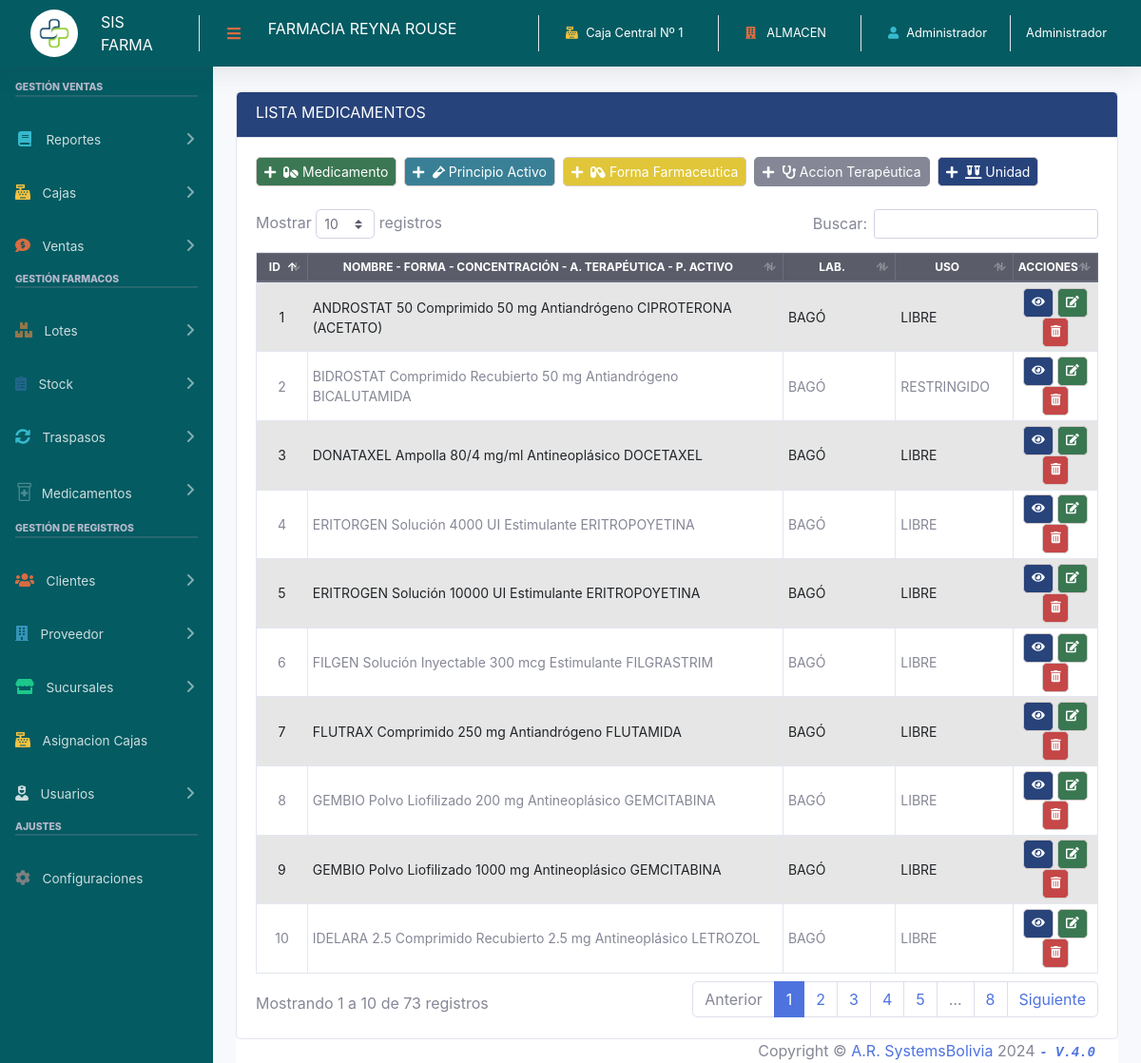
Page /sistema/lista_medicamentos.php (signed in) on the committed database.
### tables this page shows
CREATE TABLE `configuracion` (
  `id` int(11) NOT NULL,
  `nit` int(11) NOT NULL,
  `nombre` varchar(100) NOT NULL,
  `razon_social` varchar(100) NOT NULL,
  `telefono` int(11) NOT NULL,
  `email` varchar(100) NOT NULL,
  `direccion` text NOT NULL,
  `iva` decimal(10,2) NOT NULL
);

CREATE TABLE `medicamento` (
  `idmedicamento` bigint(20) NOT NULL,
  `codmedicamento` varchar(100) NOT NULL,
  `laboratorio` int(11) NOT NULL,
  `nombre` varchar(100) NOT NULL,
  `idpactivo` bigint(20) NOT NULL,
  `idforma` bigint(20) NOT NULL,
  `idacciont` bigint(20) NOT NULL,
  `concentracion` text NOT NULL,
  `idunidad` bigint(20) NOT NULL,
  `presentacion` varchar(100) DEFAULT NULL,
  `formula` varchar(100) DEFAULT NULL,
  `indicaciones` mediumtext DEFAULT NULL,
  `posologia` longtext DEFAULT NULL,
  `contradicciones` longtext DEFAULT NULL,
  `preciounitario` decimal(10,2) NOT NULL,
  `cantidadminima` int(11) NOT NULL,
  `stock` int(11) NOT NULL DEFAULT 0
);

CREATE TABLE `proveedor` (
  `codproveedor` int(11) NOT NULL,
  `proveedor` varchar(55) NOT NULL,
  `lab` varchar(30) NOT NULL,
  `contacto` varchar(50) NOT NULL,
  `telefono` int(11) NOT NULL,
  `mail` varchar(35) NOT NULL,
  `direccion` varchar(45) NOT NULL,
  `nit` bigint(50) NOT NULL,
  `nocuenta` varchar(20) DEFAULT NULL,
  `banco` varchar(50) DEFAULT '',
  `tipocuenta` varchar(20) DEFAULT NULL,
  `usuario_id` int(11) NOT NULL
);

CREATE TABLE `uso` (
  `id` int(11) NOT NULL,
  `descripcion` varchar(50) NOT NULL
);

### sistema/lista_medicamentos.php (the view)
<?php include_once "includes/header.php"; ?>
<div class="container-fluid pt-5 mt-5">
<div class="card">
    	<div class="card-header bg-azul text-white ">
      		<div class="d-sm-flex align-items-center justify-content-between mb-1">
        		<h1 class="h6 mb-0 text-uppercase mr-5">Lista Medicamentos</h1>
      		</div>
    	</div>
    <div class="card-body">
	<div class="d-sm-flex align-items-center mb-4">
		<a href="registro_medicamento.php" class="btn btn-success btn-sm mr-2"><i class="fas fa-plus mr-2"></i><i class="fas fa-pills mr-1"></i>Medicamento</a>
		<a href="registro_pactivo.php" class="btn btn-info btn-sm mr-2"><i class="fas fa-plus mr-2"></i><i class="fas fa-vial mr-1"></i>Principio Activo</a>
		<a href="registro_formafarmaceutica.php" class="btn btn-warning btn-sm mr-2 text-white"><i class="fas fa-plus mr-2"></i><i class="fas fa-capsules mr-1"></i>Forma Farmaceutica</a>
		<a href="registro_accionterapeutica.php" class="btn btn-secondary btn-sm mr-2"><i class="fas fa-plus mr-2"></i><i class="fas fa-stethoscope mr-1"></i>Accion Terapéutica</a>
		<a href="registro_unidades.php" class="btn btn-primary btn-sm mr-2"><i class="fas fa-plus mr-2"></i><i class="fas fa-vials mr-1"></i>Unidad</a>
	</div>
<div class="row">
	<div class="col-lg-12">
		<div class="table-responsive">
			<table class="table table-striped table-sm table-bordered" id="table">
				<thead class="thead-dark">
					<tr class="text-center align-middle" style="font-size:12px">
						<th width="30">ID</th>
						<th width="500">NOMBRE  -  FORMA  -  CONCENTRACIÓN  -  A. TERAPÉUTICA  -  P. ACTIVO</th>
						<th width="100">LAB.</th>
						<th width="100">USO</th>
						<?php if (($_SESSION['rol'] == 1) || ($_SESSION['rol'] == 3)) { ?>
						<th>ACCIONES</th>
						<?php } ?>
					</tr>
				</thead>
				<tbody>
					<?php
					include "../conexion.php";
					$query = mysqli_query($conexion, "SELECT m.idmedicamento, m.codmedicamento, m.nombre,
															m.concentracion, m.stock,
															pa.medicamento AS despactivo,
															f.nombre AS desforma,
															ate.nombre AS desaterapeutica,
															un.abreviatura AS desunidad,
															u.descripcion AS desuso,
															p.lab AS deslaboratorio
															FROM medicamento m
															INNER JOIN pactivo pa ON m.idpactivo = pa.id
															INNER JOIN forma f ON m.idforma = f.idforma
															INNER JOIN accionterapeutica ate ON m.idacciont = ate.idaccion
															INNER JOIN unidades un ON m.idunidad = un.idunidad
															INNER JOIN uso u ON pa.uso = u.id
															INNER JOIN proveedor p ON m.laboratorio = p.codproveedor
															ORDER BY m.nombre ASC");
					$result = mysqli_num_rows($query);
					if ($result > 0) {
						while ($data = mysqli_fetch_assoc($query)) {
							$data['nombrecompleto'] = $data['nombre'].' ' . $data['desforma'].' ' . $data['concentracion'].' ' . $data['desunidad']. ' ' . $data['desaterapeutica']. ' ' . $data['despactivo'];
							?>
							<tr>
								<td width="30" class="text-center align-middle" style="font-size:14px"><?php echo $data['idmedicamento']; ?></td>
								<td width="500" class="align-middle" style="font-size:14px"><?php echo $data['nombrecompleto'];?></td>
								<td width="100" class="align-middle" style="font-size:14px"><?php echo $data['deslaboratorio']?></td>
								<td width="100" class="align-middle" style="font-size:14px"><?php echo $data['desuso']?></td>
									<?php if (($_SESSION['rol'] == 1) || ($_SESSION['rol'] == 3)) { ?>
								<td class="text-center align-middle" style="font-size:14px">
									<a href="detalle_medicamento.php?id=<?php echo $data['idmedicamento']; ?>" class="btn btn-primary btn-sm"><i class="fas fa-eye fa-sm" ></i></a>
									<?php if ($_SESSION['rol'] == 1) { ?>
									<a href="editar_medicamento.php?id=<?php echo $data['idmedicamento']; ?>" class="btn btn-success btn-sm "><i class='fas fa-edit fa-sm'></i></a>
									<form action="eliminar_medicamento.php?id=<?php echo $data['idmedicamento']; ?>" method="post" class="confirmar d-inline ">
										<button class="btn btn-danger btn-sm " type="submit"><i class='fas fa-trash-alt fa-sm'></i> </button>
									</form>
									<?php } ?>
								</td>
									<?php } ?>
							</tr>
					<?php }
					} ?>
				</tbody>
			</table>
		</div>
	</div>
</div>
</div>
</div>
<?php include_once "includes/footer.php"; ?>

### sistema/includes/header.php (shortened to what this page needs)
<?php
include "../conexion.php";
$razonSocial = '';
$query_empresa = mysqli_query($conexion, "SELECT * FROM configuracion");
$row_empresa = mysqli_num_rows($query_empresa);
if ($row_empresa > 0) {
	if ($infoEmpresa = mysqli_fetch_assoc($query_empresa)) {
		$razonSocial = $infoEmpresa['razon_social'];
	}
}
?>
<!DOCTYPE html>
<html lang="es">
<head>
	<link rel="stylesheet" href="https://cdn.jsdelivr.net/npm/bootstrap-icons@1.10.5/font/bootstrap-icons.css">
	<link href="https://cdn.jsdelivr.net/npm/bootstrap@5.1.3/dist/css/bootstrap.min.css" rel="stylesheet">
	<link href="css/sb-admin-2.min.css" rel="stylesheet">
	<link href="css/estilologin.css" rel="stylesheet">
	<link rel="stylesheet" href="css/dataTables.bootstrap4.min.css">
</head>
<body id="page-top">
	<div id="wrapper">
		<?php include_once "includes/menu.php"; ?>
		<div id="content-wrapper" class="d-flex flex-column">
			<div id="content">
				<nav class="navbar navbar-expand navbar-light bg-verde text-white topbar fixed-top mb-5 shadow">
					<a class="sidebar-brand d-flex align-items-center justify-content-center" href="index.php">
						<div class="sidebar-brand-icon ml-3 ">
							<img src="img/farmacia2.jpg" width="50px" height="50px" style="border-radius:50px" >
						</div>
					</a>
					<div class="sidebar-brand-text mx-4">SIS FARMA</div>
					<div class="topbar-divider d-none d-sm-block pr-2 "></div>
					<button id="sidebarToggleTop" class="btn btn-link rounded-circle mr-3 text-orange">
						<i class="fa fa-bars"></i>
					</button>
					<div class="input-group">
						<h6 ><?php echo $razonSocial; ?></h6>
					</div>
					<ul class="navbar-nav ml-auto">
						<li class="nav-item dropdown no-arrow">
							<a class="nav-link dropdown-toggle" href="#" id="userDropdown" role="button" data-toggle="dropdown" aria-haspopup="true" aria-expanded="false">
								<span class="mr-2 d-none d-lg-inline small text-white"><i class="fas fa-cash-register  mr-2 text-warning"></i><?php echo $_SESSION['caja']; ?></span>
							</a>
						</li>
						<li class="nav-item dropdown no-arrow">
							<a class="nav-link dropdown-toggle" id="userDropdown" role="button" data-toggle="dropdown" aria-haspopup="true" aria-expanded="false">
								<span class="mr-2 d-none d-lg-inline small text-white"><i class="fas fa-building mr-2 text-orange"></i> <?php echo $_SESSION['sucursal']; ?></span>
							</a>
						</li>
						<li class="nav-item dropdown no-arrow">
							<a class="nav-link dropdown-toggle" href="#" id="userDropdown" role="button" data-toggle="dropdown" aria-haspopup="true" aria-expanded="false">
								<span class="mr-2 d-none d-lg-inline small text-white"><i class="fas fa-user mr-2 text-info"></i><?php echo $_SESSION['nombre']; ?></span>
								<span class="mr-2 d-none d-lg-inline small text-white"><?php echo $_SESSION['rol_name']; ?></span>
							</a>
						</li>
					</ul>
				</nav>

### sistema/css/estilologin.css (style rules this page uses)
.btn-primary { color: #fff !important; background-color: #1f3c76f5 !important; border-color: #d4caca !important; }
.btn-success { color: #fff !important; background-color: #32724bf5 !important; border-color: #d4caca !important; }
.btn-danger { color: #fff !important; background-color: #c43f3ff5 !important; border-color: #d4caca !important; }
.btn-info { color: #fff !important; background-color: #317b92f5 !important; border-color: #d4caca !important; }
.btn-warning { color: #fff !important; background-color: #dfc430f5 !important; border-color: #d4caca !important; }
.bg-azul { background-color: #1f3c76f5 !important; color: #fff !important; }
.bg-verde { background-color: #045B62 !important; }
.text-orange { color: #d86c41; }

### rows in the picture
configuracion: razon_social "FARMACIA REYNA ROUSE"
medicamento: idmedicamento "1", nombrecompleto "ANDROSTAT 50 Comprimido 50 mg Antiandrógeno CIPROTERONA (ACETATO)", proveedor.lab "BAGÓ", uso.descripcion "LIBRE"
medicamento: idmedicamento "2", nombrecompleto "BIDROSTAT Comprimido Recubierto 50 mg Antiandrógeno BICALUTAMIDA", proveedor.lab "BAGÓ", uso.descripcion "RESTRINGIDO"
medicamento: idmedicamento "3", nombrecompleto "DONATAXEL Ampolla 80/4 mg/ml Antineoplásico DOCETAXEL", proveedor.lab "BAGÓ", uso.descripcion "LIBRE"
medicamento: idmedicamento "4", nombrecompleto "ERITORGEN Solución 4000 UI Estimulante ERITROPOYETINA", proveedor.lab "BAGÓ", uso.descripcion "LIBRE"
medicamento: idmedicamento "5", nombrecompleto "ERITROGEN Solución 10000 UI Estimulante ERITROPOYETINA", proveedor.lab "BAGÓ", uso.descripcion "LIBRE"
medicamento: idmedicamento "6", nombrecompleto "FILGEN Solución Inyectable 300 mcg Estimulante FILGRASTRIM", proveedor.lab "BAGÓ", uso.descripcion "LIBRE"
medicamento: idmedicamento "7", nombrecompleto "FLUTRAX Comprimido 250 mg Antiandrógeno FLUTAMIDA", proveedor.lab "BAGÓ", uso.descripcion "LIBRE"
medicamento: idmedicamento "8", nombrecompleto "GEMBIO Polvo Liofilizado 200 mg Antineoplásico GEMCITABINA", proveedor.lab "BAGÓ", uso.descripcion "LIBRE"
medicamento: idmedicamento "9", nombrecompleto "GEMBIO Polvo Liofilizado 1000 mg Antineoplásico GEMCITABINA", proveedor.lab "BAGÓ", uso.descripcion "LIBRE"
medicamento: idmedicamento "10", nombrecompleto "IDELARA 2.5 Comprimido Recubierto 2.5 mg Antineoplásico LETROZOL", proveedor.lab "BAGÓ", uso.descripcion "LIBRE"

### other values in the picture
$_SESSION['caja'] "Caja Central Nº 1"
$_SESSION['sucursal'] "ALMACEN"
$_SESSION['nombre'] "Administrador"
$_SESSION['rol_name'] "Administrador"
